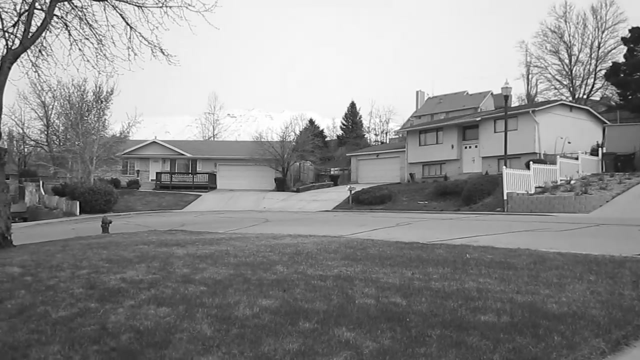
#> input picture Assignment3_ Image mosaicing/EE5175_Lab_03/img1.png, 640 x 360 px
$ python stitching.py
#> lines starting #> are read from the running program, lines starting #| are printed output that depends on the picture
### Assignment3_ Image mosaicing/EE5175_Lab_03/sift.py
import cv2
import numpy as np


def sift(img1, img2):
    """
    Computes point correspondences between two images using sift

    Args:
        img1 (np.array): Query image
        img2 (np.array): Target image

    Returns:
        points (np.array): A 2 X num_matches X 2 array.
                           `points[0]` are keypoints in img1 and the corresponding
                            keypoints in img2 are `points[1]`
    """
    # sift = cv2.xfeatures2d.SIFT_create()

    sift = cv2.SIFT_create()

    kp1, des1 = sift.detectAndCompute(img1, None)
    kp2, des2 = sift.detectAndCompute(img2, None)

    FLANN_INDEX_KDTREE = 0
    index_params = dict(algorithm=FLANN_INDEX_KDTREE, trees=5)
    search_params = dict(checks=50)

    flann = cv2.FlannBasedMatcher(index_params, search_params)

    matches = flann.knnMatch(des1, des2, k=2)

    good_matches = []
    for m, n in matches:
        if m.distance < 0.7 * n.distance:
            good_matches.append(m)

    correspondences = np.zeros((2, len(good_matches), 2))

    for i, match in enumerate(good_matches):
        correspondences[0, i, :] = np.flip(kp1[match.queryIdx].pt)
        correspondences[1, i, :] = np.flip(kp2[match.trainIdx].pt)

    return correspondences


# [59 lines left out: function show_correspondences, not called in this run]


def calculate_homography(pts1, pts2):
    """
    Helper to calculate Homography H using 4 points via DLT.
    pts1, pts2 are (4, 2) arrays.
    """
    A = []
    for i in range(4):
        x, y = pts1[i][1], pts1[i][0]  # Assuming (row, col) -> (x, y)
        u, v = pts2[i][1], pts2[i][0]
        A.append([-x, -y, -1, 0, 0, 0, x*u, y*u, u])
        A.append([0, 0, 0, -x, -y, -1, x*v, y*v, v])

    A = np.asarray(A)
    U, S, Vh = np.linalg.svd(A)
    L = Vh[-1, :] / Vh[-1, -1]
    H = L.reshape(3, 3)
    return H

def find_homography_ransac(correspondences, epsilon=10):

    # points[0] are img1 (source), points[1] are img2 (target)
    # so that I2 = H * I1

    pts1 =correspondences[0]
    pts2 =correspondences[1]
    num_pts =pts1.shape[0]


    # this denotes the threshold for consesus set = 0.8 * (M-4) where m is the whole set
    d =0.8*(num_pts - 4)

    while True:
        # (b) Randomly pick four correspondences
        indices = np.random.choice(num_pts, 4, replace=False)
        R_pts1 = pts1[indices]
        R_pts2 = pts2[indices]

        # (c) Calculate the homography H
        try:
            H = calculate_homography(R_pts1, R_pts2)
        except np.linalg.LinAlgError:
            continue

        # (d) Check remaining correspondences (P = M\R)
        consensus_set = []
        remaining_indices = [i for i in range(num_pts) if i not in indices]

        for i in remaining_indices:
            # Transform point from img1 using H
            # Format: [y, x] -> [x, y, 1] for matrix math
            p = np.array([pts1[i][1], pts1[i][0], 1])
            p_prime_proj = np.dot(H, p)

            # Normalize so that z'' = 1
            if p_prime_proj[2] == 0: continue
            x_double_prime = p_prime_proj[0] / p_prime_proj[2]
            y_double_prime = p_prime_proj[1] / p_prime_proj[2]

            # Ground truth from img2
            x_prime = pts2[i][1]
            y_prime = pts2[i][0]

            # Calculate Euclidean error
            dist = np.sqrt((x_prime - x_double_prime)**2 + (y_prime - y_double_prime)**2)

            if dist < epsilon:
                consensus_set.append(i)

        # (e) Check if consensus set is large enough
        if len(consensus_set) > d:
            return H


def create_mosaic(img1, img2, img3, H21, H23):
    # 1. Determine the size of the full mosaic
    # We transform the corners of all images into the I2 coordinate space
    # to find the minimum and maximum bounds of the canvas.
    h2, w2 = img2.shape[:2]
    h1, w1 = img1.shape[:2]
    h3, w3 = img3.shape[:2]

    # Corners of I2 (Reference)
    corners_i2 = np.array([[0, 0, 1], [w2, 0, 1], [w2, h2, 1], [0, h2, 1]]).T

    # Corners of I1 and I3 mapped back to I2 space
    # Since I1 = H21 * I2, then I2 = inv(H21) * I1
    inv_H21 = np.linalg.inv(H21)
    inv_H23 = np.linalg.inv(H23)

    def get_transformed_corners(h, w, inv_H):
        c = np.array([[0, 0, 1], [w, 0, 1], [w, h, 1], [0, h, 1]]).T
        proj = np.dot(inv_H, c)
        return proj[:2] / proj[2]

    corners_i1_in_i2 = get_transformed_corners(h1, w1, inv_H21)
    corners_i3_in_i2 = get_transformed_corners(h3, w3, inv_H23)

    # All corners in I2 space to find canvas bounds
    all_x = np.concatenate([corners_i2[0], corners_i1_in_i2[0], corners_i3_in_i2[0]])
    all_y = np.concatenate([corners_i2[1], corners_i1_in_i2[1], corners_i3_in_i2[1]])

    x_min, x_max = int(np.floor(all_x.min())), int(np.ceil(all_x.max()))
    y_min, y_max = int(np.floor(all_y.min())), int(np.ceil(all_y.max()))

    # 2. Create the empty canvas
    width = x_max - x_min
    height = y_max - y_min
    canvas = np.zeros((height, width, 3), dtype=np.float32)
    count_mask = np.zeros((height, width, 1), dtype=np.float32)

    # 3. Target-to-Source Mapping (Inverse Mapping)
    # We iterate through the canvas and find which pixels belong to I1, I2, or I3
    for y_cvs in range(height):
        for x_cvs in range(width):
            # Coordinate in the I2 (reference) coordinate system
            x_i2 = x_cvs + x_min
            y_i2 = y_cvs + y_min
            p_i2 = np.array([x_i2, y_i2, 1.0])

            # Check Image 2 (Identity)
            if 0 <= x_i2 < w2 and 0 <= y_i2 < h2:
                canvas[y_cvs, x_cvs] += img2[int(y_i2), int(x_i2)]
                count_mask[y_cvs, x_cvs] += 1

            # Check Image 1 (I1 = H21 * I2)
            p_i1 = np.dot(H21, p_i2)
            x_i1, y_i1 = p_i1[0]/p_i1[2], p_i1[1]/p_i1[2]
            if 0 <= x_i1 < w1 and 0 <= y_i1 < h1:
                canvas[y_cvs, x_cvs] += img1[int(y_i1), int(x_i1)]
                count_mask[y_cvs, x_cvs] += 1

            # Check Image 3 (I3 = H23 * I2)
            p_i3 = np.dot(H23, p_i2)
            x_i3, y_i3 = p_i3[0]/p_i3[2], p_i3[1]/p_i3[2]
            if 0 <= x_i3 < w3 and 0 <= y_i3 < h3:
                canvas[y_cvs, x_cvs] += img3[int(y_i3), int(x_i3)]
                count_mask[y_cvs, x_cvs] += 1

    # 4. Average the values (Blending)
    # Avoid division by zero
    final_mosaic = np.divide(canvas, count_mask, out=np.zeros_like(canvas), where=count_mask!=0)
    return final_mosaic.astype(np.uint8)

### Assignment3_ Image mosaicing/EE5175_Lab_03/stitching.py
import numpy as np
import cv2

from sift import *

img_1 , img_2 , img_3 = cv2.imread(r"img1.png") , cv2.imread(r"img2.png") ,cv2.imread(r"img3.png")
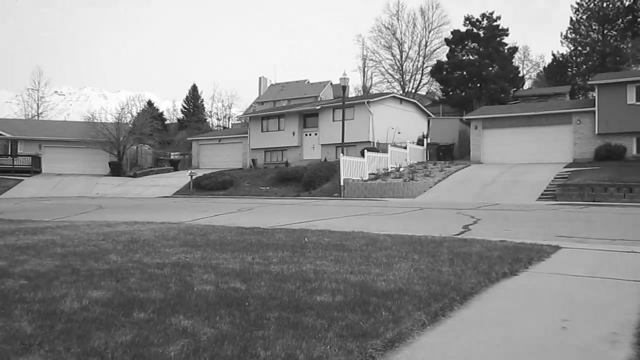
#> input picture Assignment3_ Image mosaicing/EE5175_Lab_03/img2.png, 640 x 360 px
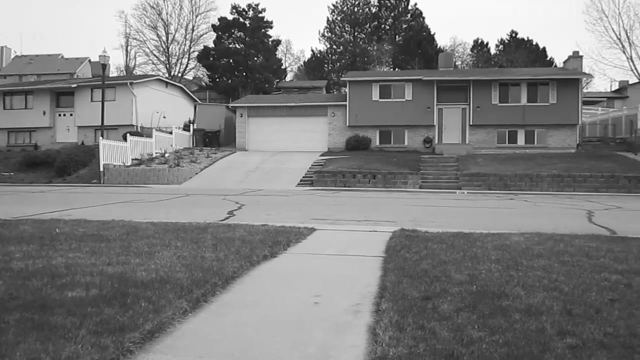
#> input picture Assignment3_ Image mosaicing/EE5175_Lab_03/img3.png, 640 x 360 px
#> img_1 is the input picture: shape (360, 640, 3); min 4, max 255, mean 140.4
#> img_2 is the input picture: shape (360, 640, 3); min 10, max 255, mean 139.2
#> img_3 is the input picture: shape (360, 640, 3); min 11, max 255, mean 127.1

# img_1 , img_2 , img_3 = cv2.imread(r"img170.jpg",cv2.IMREAD_GRAYSCALE) , cv2.imread(r"img210.jpg",cv2.IMREAD_GRAYSCALE) ,cv2.imread(r"img240.jpg",cv2.IMREAD_GRAYSCALE)

img_1,img_2,img_3=cv2.resize(img_1,(640,360)) , cv2.resize(img_2,(640,360)) ,cv2.resize(img_3,(640,360))


correspondance_21= sift(img_2,img_1)
#> in sift, `kp1, des1 = sift.detectAndCompute(img1, None)`: kp1 = 868 keypoints; strongest (x, y, size): (605, 5, 1.9), (475, 30, 2.1), (405, 148, 2.1), (495, 23, 1.9)
#> in sift, `kp2, des2 = sift.detectAndCompute(img2, None)`: kp2 = 1051 keypoints; strongest (x, y, size): (585, 96, 1.8), (6, 34, 2), (37, 4, 2), (353, 105, 4.4)
#> in sift, `matches = flann.knnMatch(des1, des2, k=2)`: matches = 868 matches
#> after the loop in sift, `for m, n in matches:`: good_matches = 321 matches

correspondance_23= sift(img_2,img_3)
#> in sift (call 2), `kp2, des2 = sift.detectAndCompute(img2, None)`: kp2 = 1050 keypoints; strongest (x, y, size): (241, 20, 2), (409, 7, 2), (171, 133, 2.1), (487, 44, 1.9)
#> after the loop in sift (call 2), `for m, n in matches:`: good_matches = 335 matches


print("correspondance found")


H21= find_homography_ransac(correspondance_21)   # i1= H21 i2
#> in find_homography_ransac, `pts1 =correspondences[0]`: pts1 = 321 pairs, first value 11.33 to 293.8, second value 14.26 to 527.9
#> in find_homography_ransac, `pts2 =correspondences[1]`: pts2 = 321 pairs, first value 9.23 to 302.9, second value 194 to 632.8
#> H21 = [[0.704, -0.0155, 184.9], [-0.0908, 0.866, 37.29], [-0.000444, -6.49e-05, 1]]

H23= find_homography_ransac(correspondance_23)   # i3 = h23 i2
#> H23 = [[1.55, 0.0386, -398.8], [0.197, 1.45, -111], [0.000841, 0.000252, 1]]

print(f"homogrpahies are {H21} and {H23}")
#| homogrpahies are [[ 7.03755888e-01 -1.54603154e-02  1.84851018e+02]
#|  [-9.07770751e-02  8.65896069e-01  3.72916910e+01]
#|  [-4.44240809e-04 -6.48636429e-05  1.00000000e+00]] and [[ 1.55151445e+00  3.85933711e-02 -3.98802881e+02]
#|  [ 1.97366632e-01  1.45000355e+00 -1.11001921e+02]
#|  [ 8.41085286e-04  2.51573829e-04  1.00000000e+00]]


final_image=create_mosaic(img_1,img_2,img_3,H21,H23)
#> in create_mosaic, `inv_H21 = np.linalg.inv(H21)`: inv_H21 = [[1.27, 0.00509, -235.5], [0.109, 1.15, -63.07], [0.000573, 7.7e-05, 0.891]]
#> in create_mosaic, `inv_H23 = np.linalg.inv(H23)`: inv_H23 = [[0.538, -0.0505, 208.8], [-0.106, 0.687, 34.02], [-0.000426, -0.00013, 0.816]]
#> in get_transformed_corners, `proj = np.dot(inv_H, c)`: proj = [[-235.5, 579.2, 581, -233.7], [-63.07, 6.55, 421.3, 351.7], [0.891, 1.26, 1.29, 0.919]]
#> in create_mosaic, `corners_i1_in_i2 = get_transformed_corners(h1, w1, inv_H21)`: corners_i1_in_i2 = [[-264.2, 460.5, 452, -254.3], [-70.77, 5.21, 327.8, 382.7]]
#> in create_mosaic, `corners_i3_in_i2 = get_transformed_corners(h3, w3, inv_H23)`: corners_i3_in_i2 = [[256, 1017.8, 1077.2, 247.9], [41.71, -61.98, 430, 365.7]]
#> in create_mosaic, `all_x = np.concatenate([corners_i2[0], corners_i1_in_i2[0], corners_i3..`: all_x = [0, 640, 640, 0, -264.2, 460.5, 452, -254.3, 256, 1017.8, 1077.2, 247.9]
#> in create_mosaic, `all_y = np.concatenate([corners_i2[1], corners_i1_in_i2[1], corners_i3..`: all_y = [0, 0, 360, 360, -70.77, 5.21, 327.8, 382.7, 41.71, -61.98, 430, 365.7]
#> in create_mosaic, `x_min, x_max = int(np.floor(all_x.min())), int(np.ceil(all_x.max()))`: x_min = -265; x_max = 1078
#> in create_mosaic, `y_min, y_max = int(np.floor(all_y.min())), int(np.ceil(all_y.max()))`: y_min = -71; y_max = 431
#> in create_mosaic, `width = x_max - x_min`: width = 1343
#> in create_mosaic, `height = y_max - y_min`: height = 502
#> after the loop in create_mosaic, `for y_cvs in range(height):`:
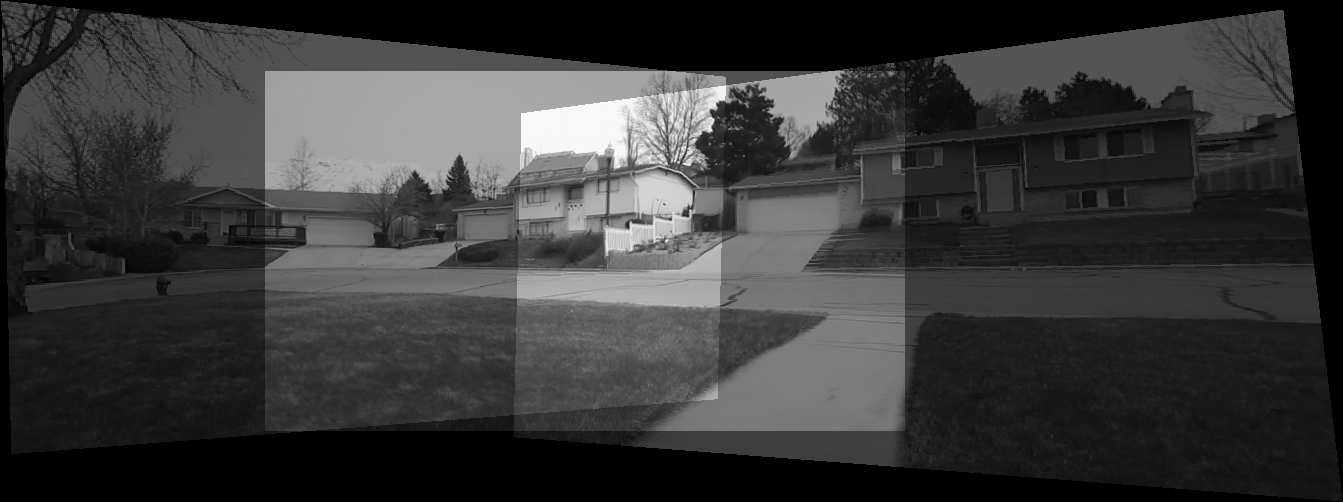
#> canvas: shape (502, 1343, 3) float32; min 0, max 739, mean 165; drawn with min black and max white
#> after the loop in create_mosaic, `for y_cvs in range(height):`:
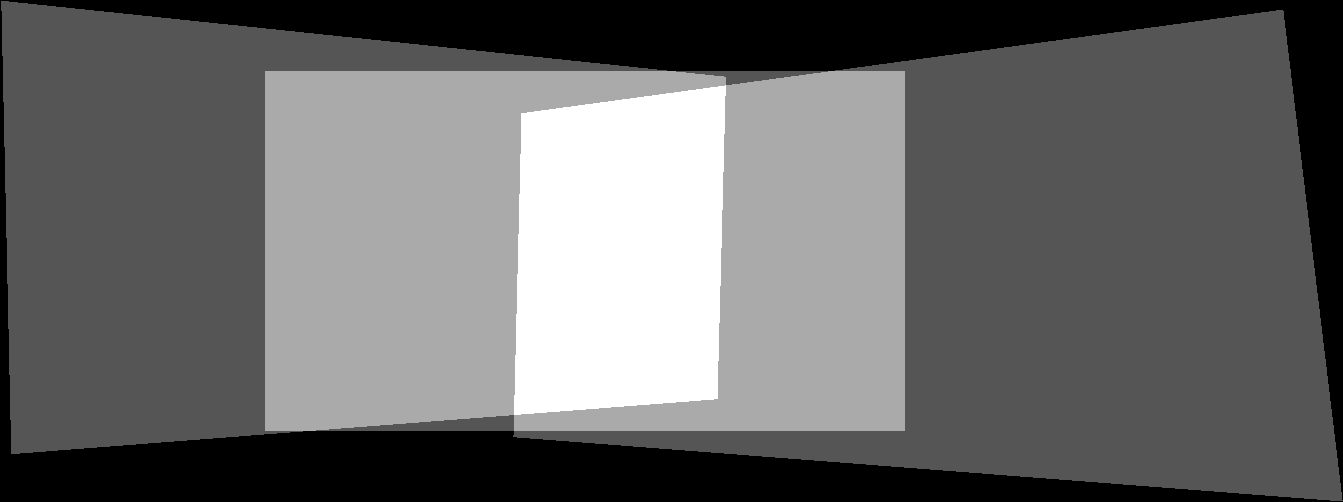
#> count_mask: shape (502, 1343, 1) float32; min 0, max 3, mean 1.24; drawn with min black and max white
#> in create_mosaic, `final_mosaic = np.divide(canvas, count_mask, out=np.zeros_like(canvas)..`:
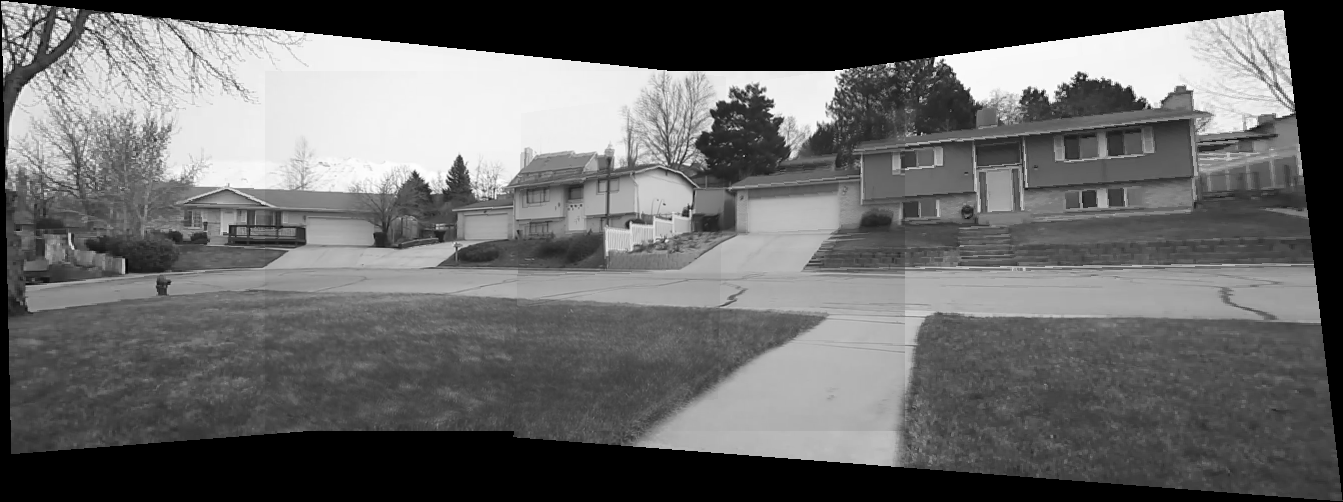
#> final_mosaic: shape (502, 1343, 3) float32; min 0, max 255, mean 105.1


# corr_img=show_correspondences(img_1,img_2,correspondance)


cv2.imshow("canvas",final_image)

cv2.imshow("img_1",img_1)

cv2.imshow("img_2",img_2)

cv2.imshow("img_3",img_3)


cv2.waitKey(0)
